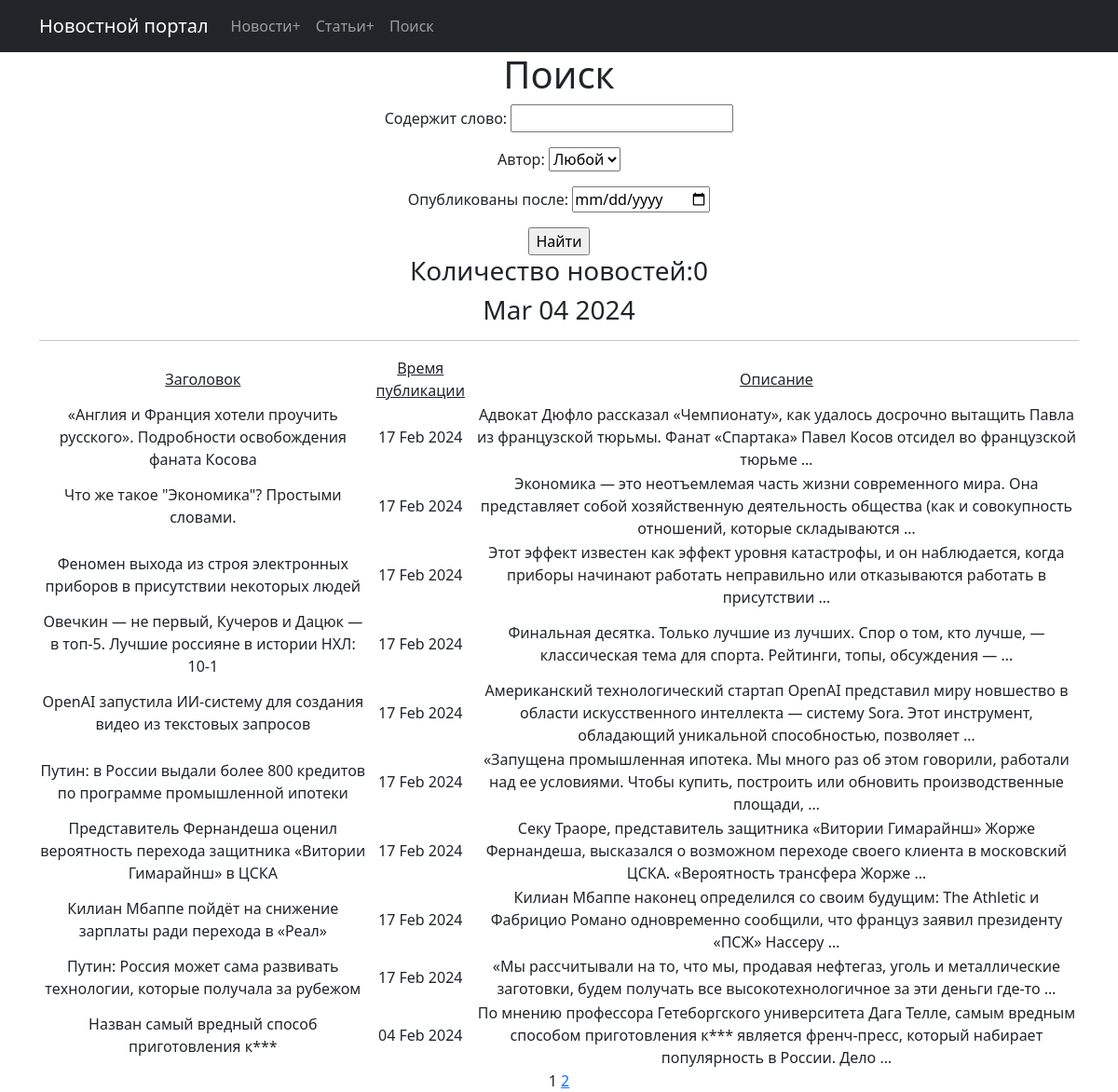
Screenshot of /post/search/ with the database file from the repository.
### news/models.py (models this page shows, shortened)
class Post(models.Model):
    author = models.ForeignKey(Author, on_delete=models.CASCADE)
    post_type = models.CharField(max_length=2, choices=POST_TYPES,
                                 default=news)
    date_in = models.DateTimeField(auto_now_add=True)
    category = models.ManyToManyField(Category, through="PostCategory")
    title = models.CharField(max_length=255)
    text = models.TextField()
    rating = models.IntegerField(default=0)

### news/views.py (the view)
# urls.py: path('post/search/', PostSearch.as_view(), name='post_search'),
class PostSearch(ListView):
    model = Post
    ordering = '-date_in'
    template_name = 'flatpages/post_search.html'
    context_object_name = 'post'
    paginate_by = 10
    def get_queryset(self):
        queryset = super().get_queryset()
        self.filterset = PostFilter(self.request.GET, queryset)
        return self.filterset.qs
    def get_context_data(self, **kwargs):
        context = super().get_context_data(**kwargs)
        context['filterset'] = self.filterset
        return context

### news/models.py (called while the page is built)
    def __str__(self):
        return self.user.username

### news/templatetags/censor.py (called while the page is built)
@register.filter()
def censor(value):
    swearing = ['европейские', 'кофе']
    if not isinstance(value, str):
        raise TypeError()
    for word in value.split():
        if word.lower() in swearing:
            value = value.replace(word, f"{word[0]}{'*' * (len(word) - 1)}")
    return value

### news/templatetags/custom_tags.py (called while the page is built)
@register.simple_tag()
def current_time(format_string='%b %d %Y'):
    return datetime.utcnow().strftime(format_string)

### templates/flatpages/post_search.html (shortened to what this page needs)
{% extends 'flatpages/default.html' %}
{% load censor %}
{% load custom_tags %}
{% block content %}
    <h1>Поиск</h1>
    <form action="" method="get">
    {{ filterset.form.as_p }}
        <input type="submit" value="Найти">
    </form>
    <h3>Количество новостей:{{ news|length }}</h3>
    <h3>{% current_time '%b %d %Y' %}</h3>
    <hr>
    {% if post %}
        <table>
            <tr>
                <td><u>Заголовок</u></td>
                <td><u>Время публикации</u></td>
                <td><u>Описание</u></td>
            {% for i in post %}
            </tr>
            <tr>
                <td>{{ i.title|censor }}</td>
                <td>{{ i.date_in|date:'d M Y' }}</td>
                <td>{{ i.text|truncatewords:20|censor }}</td>
            </tr>
            {% endfor %}
        </table>
    {% else %}
        <h2>Нет новостей</h2>
    {% endif %}
    {{ page_obj.number }}
    {% if page_obj.has_next %}
       <a href="?page={{ page_obj.next_page_number }}">{{ page_obj.next_page_number }}</a>
   {% endif %}
{% endblock content %}

### rows the page displays
Post: title|censor "«Англия и Франция хотели проучить русского». Подробности освобождения фаната Косова", date_in "17 Feb 2024", text|censor "Адвокат Дюфло рассказал «Чемпионату», как удалось досрочно вытащить Павла из французской тюрьмы. Фанат «Спартака» Павел Косов отсидел во французской тюрьме …"
Post: title|censor "Что же такое \"Экономика\"? Простыми словами.", date_in "17 Feb 2024", text|censor "Экономика — это неотъемлемая часть жизни современного мира. Она представляет собой хозяйственную деятельность общества (как и совокупность отношений, которые складываются …"
Post: title|censor "Феномен выхода из строя электронных приборов в присутствии некоторых людей", date_in "17 Feb 2024", text|censor "Этот эффект известен как эффект уровня катастрофы, и он наблюдается, когда приборы начинают работать неправильно или отказываются работать в присутствии …"
Post: title|censor "Овечкин — не первый, Кучеров и Дацюк — в топ-5. Лучшие россияне в истории НХЛ: 10-1", date_in "17 Feb 2024", text|censor "Финальная десятка. Только лучшие из лучших. Спор о том, кто лучше, — классическая тема для спорта. Рейтинги, топы, обсуждения — …"
Post: title|censor "OpenAI запустила ИИ-систему для создания видео из текстовых запросов", date_in "17 Feb 2024", text|censor "Американский технологический стартап OpenAI представил миру новшество в области искусственного интеллекта — систему Sora. Этот инструмент, обладающий уникальной способностью, позволяет …"
Post: title|censor "Путин: в России выдали более 800 кредитов по программе промышленной ипотеки", date_in "17 Feb 2024", text|censor "«Запущена промышленная ипотека. Мы много раз об этом говорили, работали над ее условиями. Чтобы купить, построить или обновить производственные площади, …"
Post: title|censor "Представитель Фернандеша оценил вероятность перехода защитника «Витории Гимарайнш» в ЦСКА", date_in "17 Feb 2024", text|censor "Секу Траоре, представитель защитника «Витории Гимарайнш» Жорже Фернандеша, высказался о возможном переходе своего клиента в московский ЦСКА. «Вероятность трансфера Жорже …"
Post: title|censor "Килиан Мбаппе пойдёт на снижение зарплаты ради перехода в «Реал»", date_in "17 Feb 2024", text|censor "Килиан Мбаппе наконец определился со своим будущим: The Athletic и Фабрицио Романо одновременно сообщили, что француз заявил президенту «ПСЖ» Нассеру …"
Post: title|censor "Путин: Россия может сама развивать технологии, которые получала за рубежом", date_in "17 Feb 2024", text|censor "«Мы рассчитывали на то, что мы, продавая нефтегаз, уголь и металлические заготовки, будем получать все высокотехнологичное за эти деньги где-то …"
Post: title|censor "Назван самый вредный способ приготовления к***", date_in "04 Feb 2024", text|censor "По мнению профессора Гетеборгского университета Дага Телле, самым вредным способом приготовления к*** является френч-пресс, который набирает популярность в России. Дело …"

### other values shown
{{ news|length }} "0"
{{ page_obj.number }} "1"
{{ page_obj.next_page_number }} "2"
